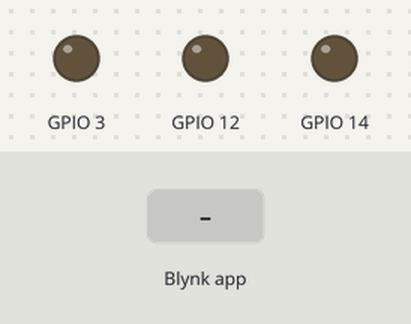
This sketch was run on a simulated ESP32-S3. On the bench: output pins drawn as LEDs (lit = HIGH). The test bench sets the inputs (shaded band). WiFi joins after 1.5 s; servers stay silent unless stated; web services answer with replies made up by the test bench; what the sketch prints to the serial monitor is not drawn.

Above: at 3.6 s.
3.7 s: Blynk app writes 1 to V0
At 5.6 s:
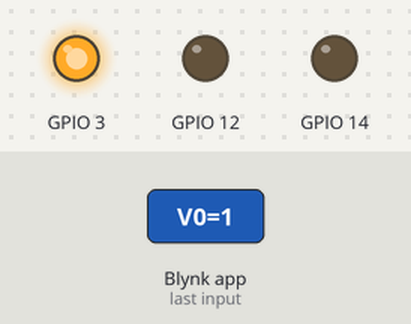
At 8.3 s:
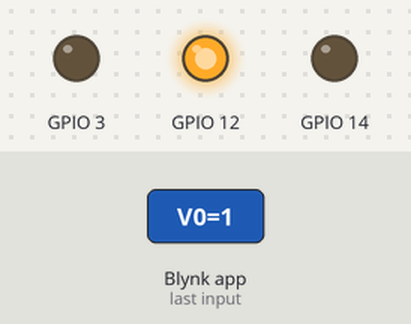
Timing chart, 0 to 18.4 s (numbered marks = the images above; inputs shaded):
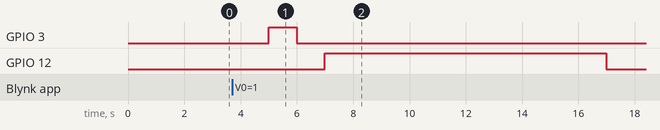

Measured:
- after the input at 3.7 s, GPIO 3: LOW → HIGH after 1.3 s, → LOW 1.0 s later; GPIO 12: LOW → HIGH after 3.3 s, → LOW 10.0 s later

The sketch:

frog_water2.ino
```cpp
// (licence header left out)
/* Fill in information from your Blynk Template here */
/* Read more: https://bit.ly/BlynkInject */
#include <WiFi.h>
#include <WiFiClientSecure.h>
#define BLYNK_TEMPLATE_ID "TMPL6aIl7p6DS"
#define BLYNK_TEMPLATE_NAME "LED ESP32"


String Linetoken = "NF2FGkP1IBDLjsEHrelMd3IWvkuJHvlocdvZfyLEMKy";//LINE權杖密碼

#define BLYNK_FIRMWARE_VERSION        "0.1.0"

#define BLYNK_PRINT Serial
//#define BLYNK_DEBUG

#define APP_DEBUG
WiFiClientSecure client1;
char host[] = "notify-api.line.me";


#include "BlynkEdgent.h"
BLYNK_CONNECTED() {
  Blynk.syncVirtual(V0);
}
int SWBOT_state = 0;
//每當網站或行動裝置觸發Virtul pin時 程式便會執行BLYNK_WRITE這個function
BLYNK_WRITE(V0) {
  SWBOT_state = param.asInt();
  Serial.println(SWBOT_state);
  if(SWBOT_state)
  {


      client1.setInsecure();
      String message = "換水";
      if(client1.connect(host,443))
      {
        int LEN = message.length();//計算訊息長度
        //傳遞網站
        String url = "/api/notify ";
        client1.println("POST " + url + "HTTP/1.1");
        client1.print("Host: ");
        client1.println(host);

        //資料表頭
        client1.println("Authorization: Bearer " + Linetoken);
        client1.println("Content-length: " + String(LEN + 8));
        //內容格式
        client1.println("Content-Type: application/x-www-form-urlencoded");

        //資料內容

        client1.println();
        client1.println("message=" + message);

        //等候回應
        delay(20);
        String response = client1.readString();

        //顯示傳遞結果
        Serial.println("回傳結果" + response);

        //斷開連線
        Serial.print("水=");
        Serial.println(analogRead(2));
        client1.stop();
        digitalWrite(3,HIGH);
        digitalWrite(14,LOW);
        delay(1000);
        Serial.println("okok");
        digitalWrite(3,LOW);
        delay(1000);
        digitalWrite(12,1);
         delay(10000);
        Serial.println("結束");

        digitalWrite(12,0);
        digitalWrite(14,LOW);
        digitalWrite(3,LOW);
      }
  }

 }


char ssid[]="1F";
char password[]="0915676129";
//char ssid[]="funrobot";
//char password[]="fun0426622863";


void setup()
{ Serial.print("開始連線到無線網路SSID:");
  Serial.println(ssid);
  WiFi.begin(ssid,password);
  while(WiFi.status() != WL_CONNECTED)
  {
    Serial.print(".");
    delay(1000);
  }
  Serial.println("連線完成");
  pinMode(3,OUTPUT);
  pinMode(14,1);
  pinMode(12,OUTPUT);
  digitalWrite(12,0);
  pinMode(1,INPUT);
  Serial.begin(115200);
  delay(100);

  BlynkEdgent.begin();
}

void loop() {
  BlynkEdgent.run();

}
```
